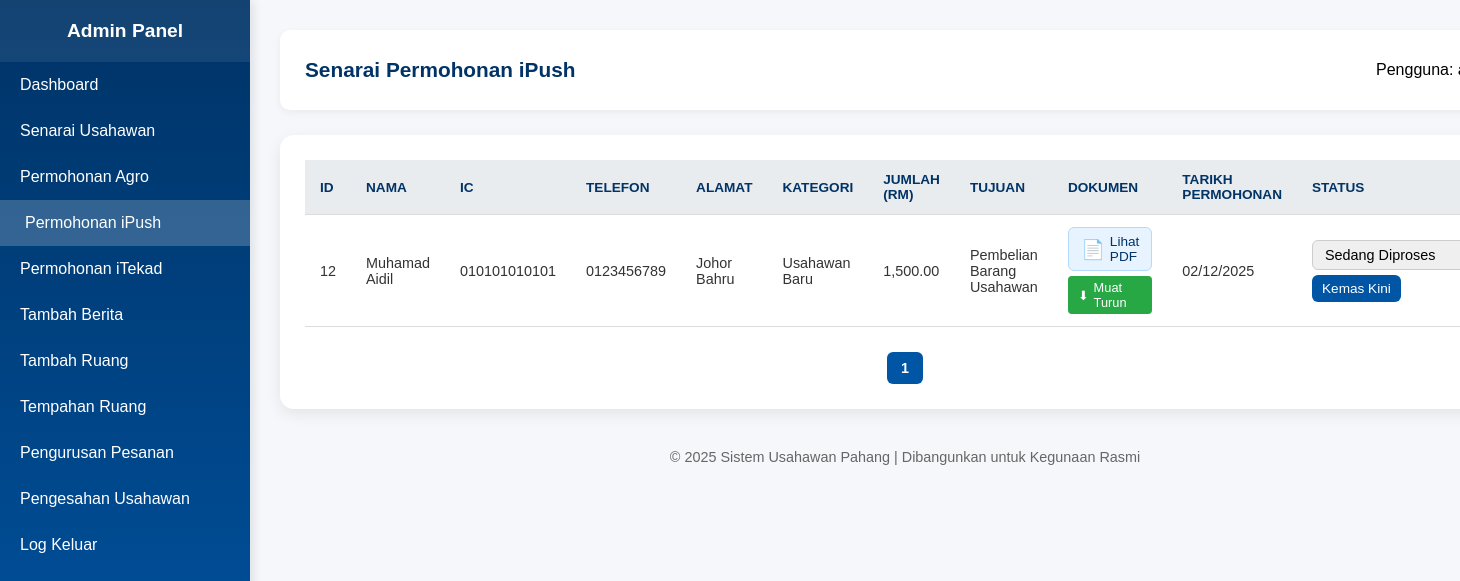
Page /admin_ipush.php (signed in) on the committed database.
### tables this page shows
CREATE TABLE `permohonan_ipush` (
  `id` int(11) NOT NULL,
  `nama` varchar(255) NOT NULL,
  `ic` varchar(20) NOT NULL,
  `telefon` varchar(20) NOT NULL,
  `alamat` text NOT NULL,
  `kategori` varchar(500) NOT NULL,
  `jumlah` decimal(10,2) NOT NULL,
  `tujuan` text NOT NULL,
  `dokumen` varchar(255) NOT NULL,
  `tarikh_permohonan` timestamp NOT NULL DEFAULT current_timestamp(),
  `status` varchar(1000) NOT NULL
);

### admin_ipush.php (the view, shortened to what this page needs)
<?php
include "connection.php";
$limit = 15;
$page = isset($_GET['page']) ? (int)$_GET['page'] : 1;
$offset = ($page - 1) * $limit;
$total_records_result = $conn->query("SELECT COUNT(*) AS total FROM permohonan_ipush");
$total_records = $total_records_result->fetch_assoc()['total'];
$total_pages = ceil($total_records / $limit);
$sql = "SELECT * FROM permohonan_ipush ORDER BY tarikh_permohonan DESC LIMIT $limit OFFSET $offset";
$result = $conn->query($sql);
function getFileIcon($filename) {
    $ext = strtolower(pathinfo($filename, PATHINFO_EXTENSION));
    switch($ext) {
        case 'pdf':
            return '📄';
    }
}
function getFileType($filename) {
    $ext = strtolower(pathinfo($filename, PATHINFO_EXTENSION));
    switch($ext) {
        case 'pdf':
            return 'PDF';
    }
}
?>
<!DOCTYPE html>
<html lang="ms">
<head>
</head>
<body>
  <div class="sidebar" id="sidebar">
  <h2>Admin Panel</h2>
  <a href="admin_dashboard.php">Dashboard</a>
  <a href="senarai_usahawan.php">Senarai Usahawan</a>
  <a href="admin_agro.php">Permohonan Agro</a>
  <a href="admin_ipush.php" class="active">Permohonan iPush</a>
  <a href="admin_itekad.php">Permohonan iTekad</a>
  <a href="tambah_berita.php">Tambah Berita</a>
  <a href="admin_tambah_ruang.php">Tambah Ruang</a>
  <a href="admin_tempahan_ruang.php">Tempahan Ruang</a>
  <a href="admin_order.php">Pengurusan Pesanan</a>
  <a href="pending_usahawan.php">Pengesahan Usahawan</a>
  <a href="logout_admin.php">Log Keluar</a>
</div>
  <div class="main-content">
    <header>
      <h1>Senarai Permohonan iPush</h1>
      <p>Pengguna: <b><?= $_SESSION['admin_username'] ?></b></p>
    </header>
    <div class="table-container">
      <table>
        <thead>
          <tr>
            <th>ID</th>
            <th>Nama</th>
            <th>IC</th>
            <th>Telefon</th>
            <th>Alamat</th>
            <th>Kategori</th>
            <th>Jumlah (RM)</th>
            <th>Tujuan</th>
            <th>Dokumen</th>
            <th>Tarikh Permohonan</th>
            <th>Status</th>
          </tr>
        </thead>
        <tbody>
          <?php if ($result->num_rows > 0): ?>
            <?php while($row = $result->fetch_assoc()): ?>
              <tr>
                <td><?= $row["id"]; ?></td>
                <td><?= htmlspecialchars($row["nama"]); ?></td>
                <td><?= htmlspecialchars($row["ic"]); ?></td>
                <td><?= htmlspecialchars($row["telefon"]); ?></td>
                <td><?= htmlspecialchars($row["alamat"]); ?></td>
                <td><?= htmlspecialchars($row["kategori"]); ?></td>
                <td><?= number_format($row["jumlah"], 2); ?></td>
                <td><?= htmlspecialchars($row["tujuan"]); ?></td>
                <td>
                  <?php if ($row["dokumen"]): ?>
                    <div class="file-actions">
                      <a href="#" class="file-link" onclick="viewDocument('uploads/<?= htmlspecialchars($row["dokumen"]); ?>', '<?= htmlspecialchars($row["dokumen"]); ?>'); return false;">
                        <span class="file-icon"><?= getFileIcon($row["dokumen"]); ?></span>
                        <span>Lihat <?= getFileType($row["dokumen"]); ?></span>
                      </a>
                      <a href="uploads/<?= htmlspecialchars($row["dokumen"]); ?>" class="download-btn" download>
                        <span>⬇</span> Muat Turun
                      </a>
                    </div>
                  <?php else: ?>
                    <span style="color: #999;">Tiada Dokumen</span>
                  <?php endif; ?>
                </td>
                <td><?= date('d/m/Y', strtotime($row["tarikh_permohonan"])); ?></td>
                <td>
                  <select class="status-select" id="status_<?= $row["id"]; ?>">
                    <?php
                      $status_list = [
                        "Sedang Diproses",
                        "Permohonan Diterima",
                        "Permohonan Ditolak",
                        "Selesai"
                      ];
                      foreach ($status_list as $status) {
                        $selected = ($row["status"] == $status) ? "selected" : "";
                        echo "<option value='$status' $selected>$status</option>";
                      }
                    ?>
                  </select>
                  <button class="update-btn" onclick="updateStatus(<?= $row['id']; ?>)">Kemas Kini</button>
                </td>
              </tr>
            <?php endwhile; ?>
          <?php else: ?>
            <tr><td colspan="11" style="text-align:center;">Tiada permohonan direkodkan.</td></tr>
          <?php endif; ?>
        </tbody>
      </table>
      <div class="pagination">
        <?php for ($i = 1; $i <= $total_pages; $i++): ?>
          <a href="?page=<?= $i; ?>" class="<?= $i == $page ? 'active' : ''; ?>"><?= $i; ?></a>
        <?php endfor; ?>
      </div>
    </div>
    <footer>© 2025 Sistem Usahawan Pahang | Dibangunkan untuk Kegunaan Rasmi</footer>
  </div>
</body>
</html>

### admin_ipush.php (style rules this page uses)
:root { --primary: #003366; --secondary: #0055a5; --light: #f5f7fa; --white: #ffffff; }
body { margin: 0; font-family: "Poppins", sans-serif; background: var(--light); display: flex; min-height: 100vh; }
.sidebar { width: 250px; height: 100vh; background: linear-gradient(180deg, var(--primary), var(--secondary)); color: white; position: fixed; top: 0; left: 0; display: flex; flex-direction: column; box-shadow: 3px 0 10px rgba(0,0,0,0.1); transition: transform 0.3s ease; z-index: 1000; overflow-y: auto; }
.sidebar h2 { text-align: center; padding: 20px 0; font-size: 1.2rem; margin: 0; background: rgba(255,255,255,0.08); }
.sidebar a { color: white; text-decoration: none; padding: 14px 20px; display: block; transition: all 0.3s ease; }
.sidebar a:hover, .sidebar a.active { background: rgba(255,255,255,0.2); padding-left: 25px; }
.main-content { margin-left: 250px; flex: 1; padding: 30px; transition: margin-left 0.3s ease; width: 100%; box-sizing: border-box; }
header { background: var(--white); padding: 15px 25px; border-radius: 10px; box-shadow: 0 3px 8px rgba(0,0,0,0.05); margin-bottom: 25px; display: flex; justify-content: space-between; align-items: center; flex-wrap: wrap; }
header h1 { color: var(--primary); font-size: 1.3rem; margin: 0; }
.table-container { background: var(--white); padding: 25px; border-radius: 14px; box-shadow: 0 5px 15px rgba(0,0,0,0.08); overflow-x: auto; }
table { width: 100%; border-collapse: collapse; }
th, td { padding: 12px 15px; text-align: left; border-bottom: 1px solid #ddd; word-wrap: break-word; }
th { background: #e9ecef; color: #003366; text-transform: uppercase; font-size: 0.85rem; }
td { color: #333; font-size: 0.9rem; }
.status-select { padding: 5px 8px; border-radius: 6px; border: 1px solid #ccc; font-size: 0.9rem; }
.update-btn { background: var(--secondary); color: white; border: none; padding: 6px 10px; border-radius: 6px; cursor: pointer; font-size: 0.85rem; transition: 0.3s; margin-top: 5px; }
.file-link { display: inline-flex; align-items: center; gap: 5px; padding: 6px 12px; background: #e7f3ff; color: var(--primary); text-decoration: none; border-radius: 6px; font-size: 0.85rem; transition: all 0.3s ease; border: 1px solid #b3d9ff; }
.file-icon { font-size: 1.2rem; }
.file-actions { display: flex; flex-direction: column; gap: 5px; }
.download-btn { display: inline-flex; align-items: center; gap: 5px; padding: 4px 10px; background: #28a745; color: white; text-decoration: none; border-radius: 4px; font-size: 0.8rem; transition: 0.3s; border: none; cursor: pointer; }
.pagination { text-align: center; margin-top: 25px; }
.pagination a { display: inline-block; padding: 8px 14px; margin: 0 4px; border-radius: 6px; background: var(--primary); color: white; text-decoration: none; font-size: 0.9rem; transition: 0.3s; }
.pagination a.active { background: var(--secondary); font-weight: bold; }
footer { text-align: center; margin-top: 40px; color: #666; font-size: 0.9rem; }

### rows in the picture
permohonan_ipush: id "12", nama "Muhamad Aidil", ic "010101010101", telefon "0123456789", alamat "Johor Bahru", kategori "Usahawan Baru", jumlah "1,500.00", tujuan "Pembelian Barang Usahawan", dokumen "📄", dokumen "PDF", tarikh_permohonan "02/12/2025", id "Sedang Diproses"
